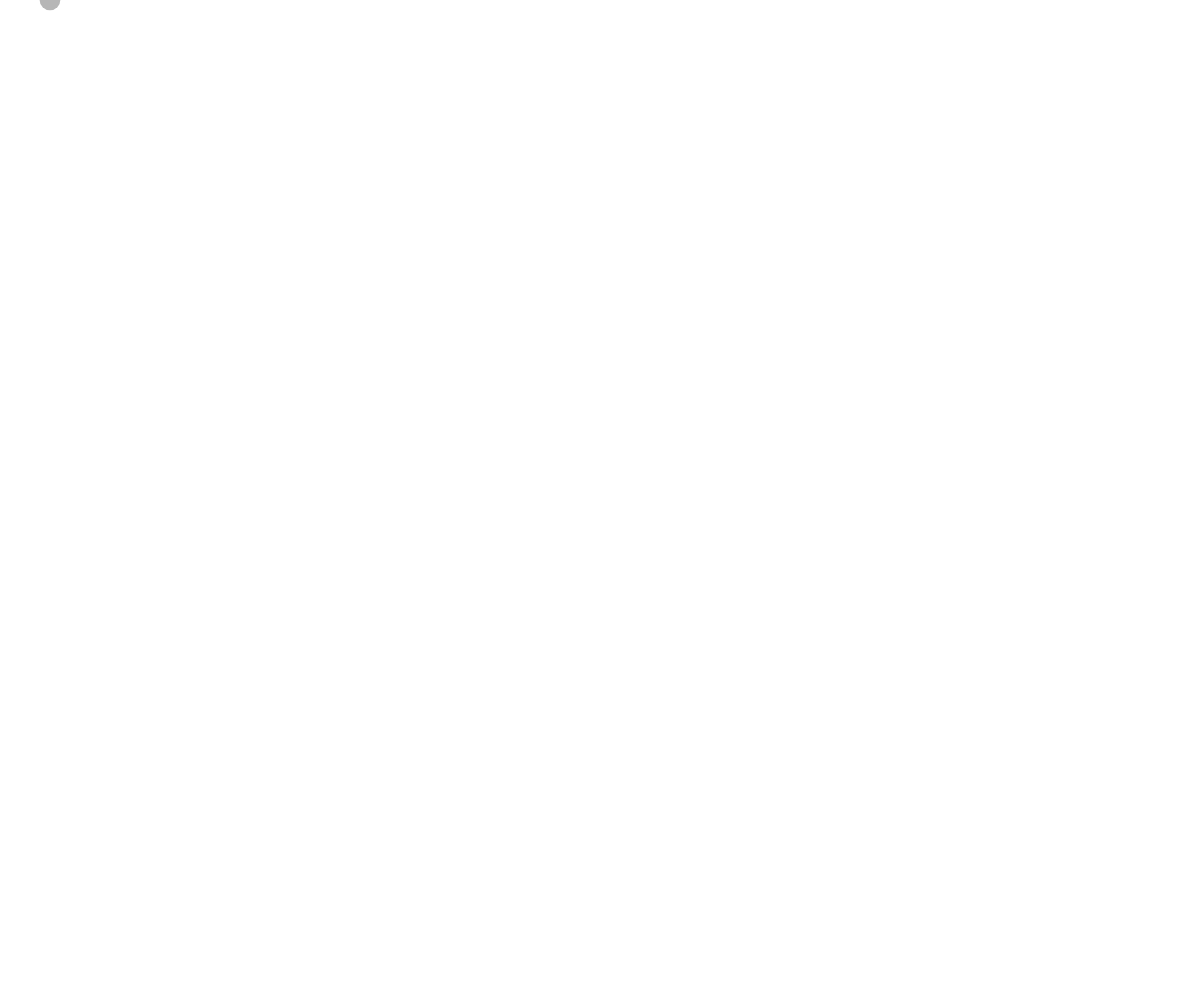
Frame 1 (no input)
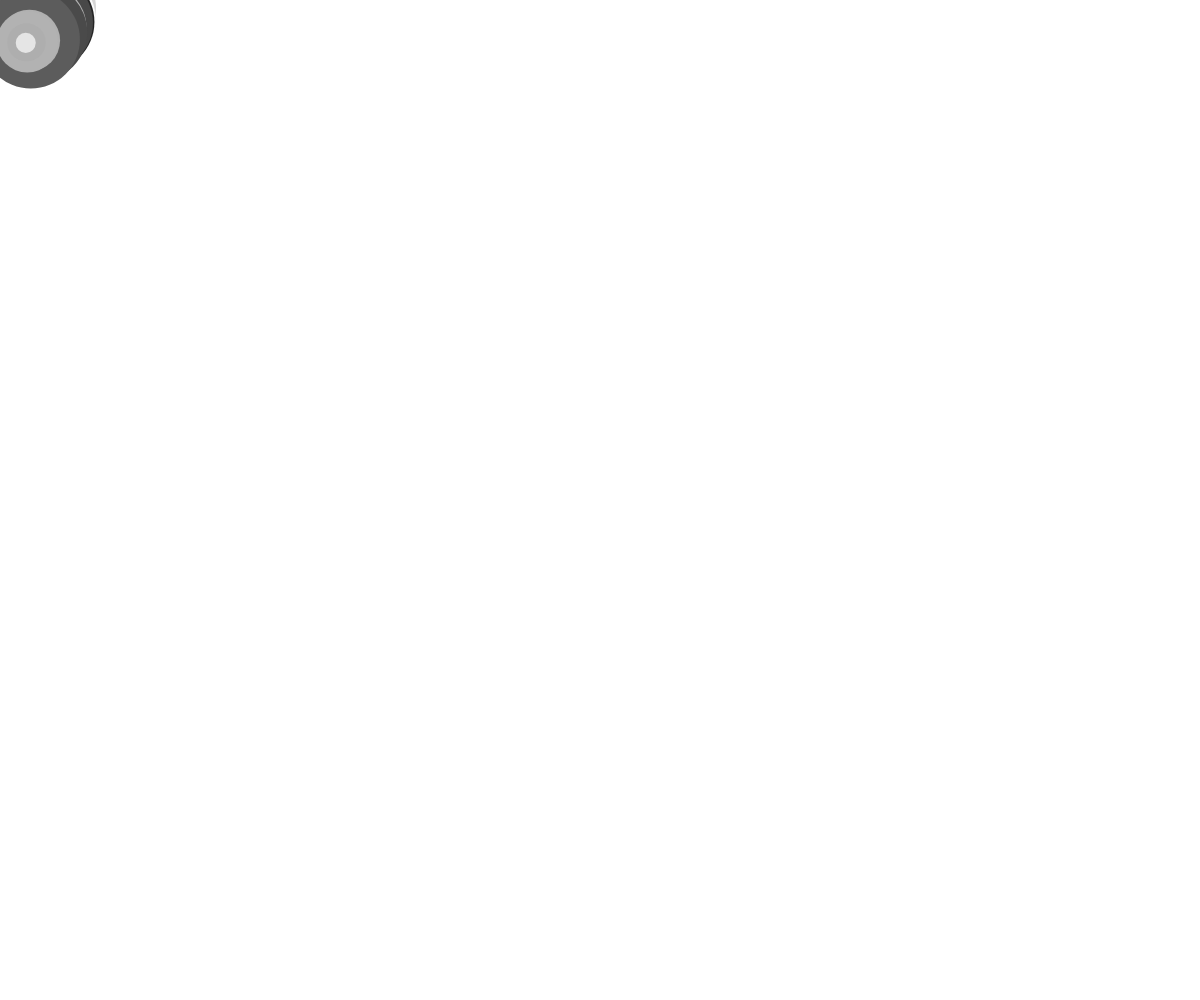
Frame 60 (no input)
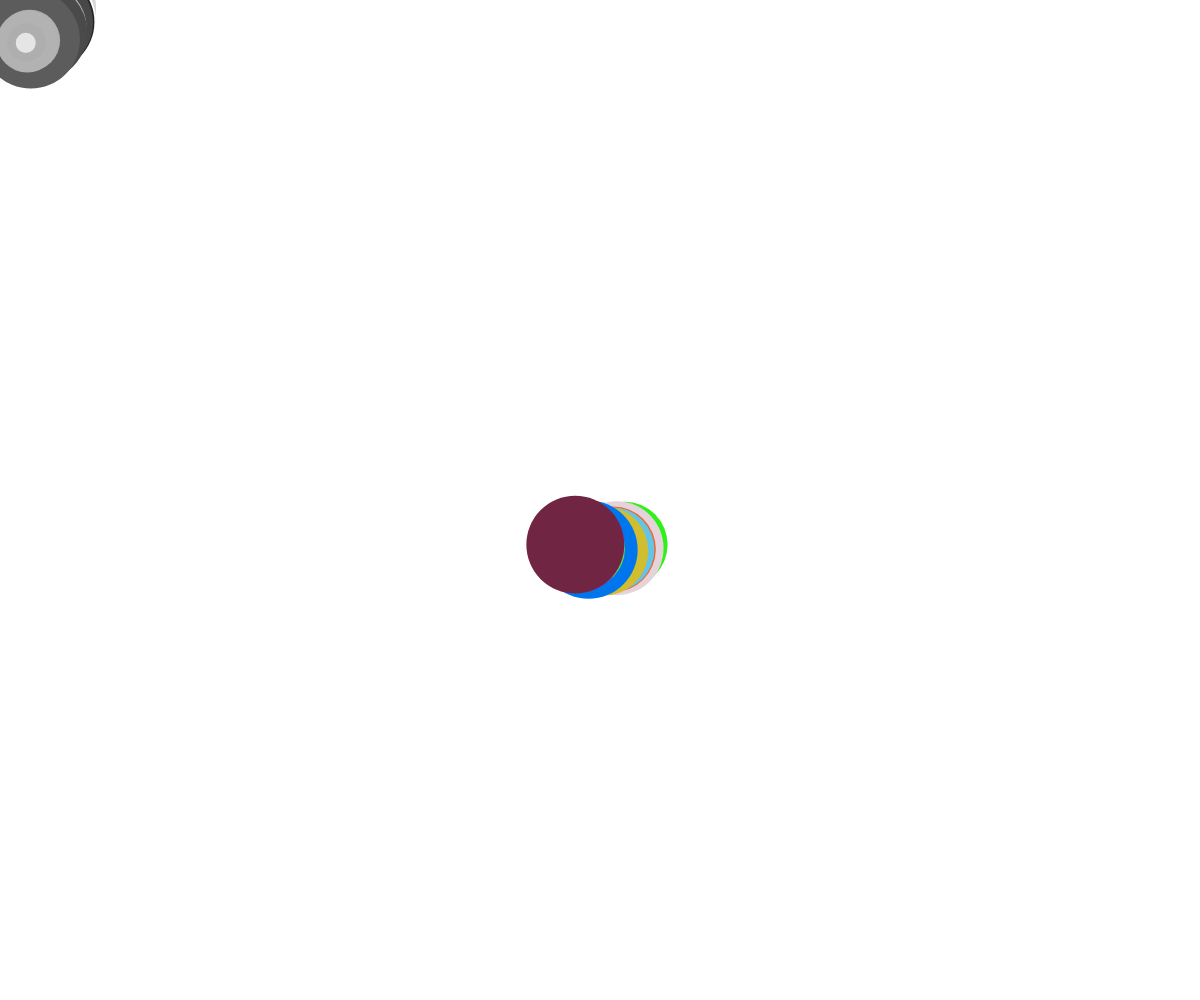
Frame 120 (the mouse pressed at the canvas centre since frame 60)

The p5.js sketch that drew these frames (run headless with seeded random() and noise() and a simulated clock; from frame 60 on, the mouse is pressed at the canvas centre):

// p5.js sketch
// ── sketch.js
/* Depressed Worm
   Created by: Neil Kuldip
   Reference: Move in a Circle by kchung
*/

let angle = 0;
let scalar = 50;  // Radius of circle
let prevX = 0;
let flip = false;
function setup() {
  createCanvas(windowWidth, windowHeight);
  // Change the angle mode from radians to degrees
  angleMode(DEGREES);	
}

function draw() {
  
  //Set to rovolve around the mouse
  var x = mouseX + scalar * cos(angle);
  var y = mouseY + scalar * sin(angle);
  
  noStroke();
  
  // Goes from grayscale to color on mouse press
  if (!flip) {
    fill(random(255));
  }
  else {
    fill(random(255), random(255), random(255));
  }
  ellipse(x, y, random(100));
  
  angle++;	// Increment angle for the next frame
}

function mousePressed() {
  scalar++;
  flip = !flip;
}

function doubleClicked() {
  background(0);
}
